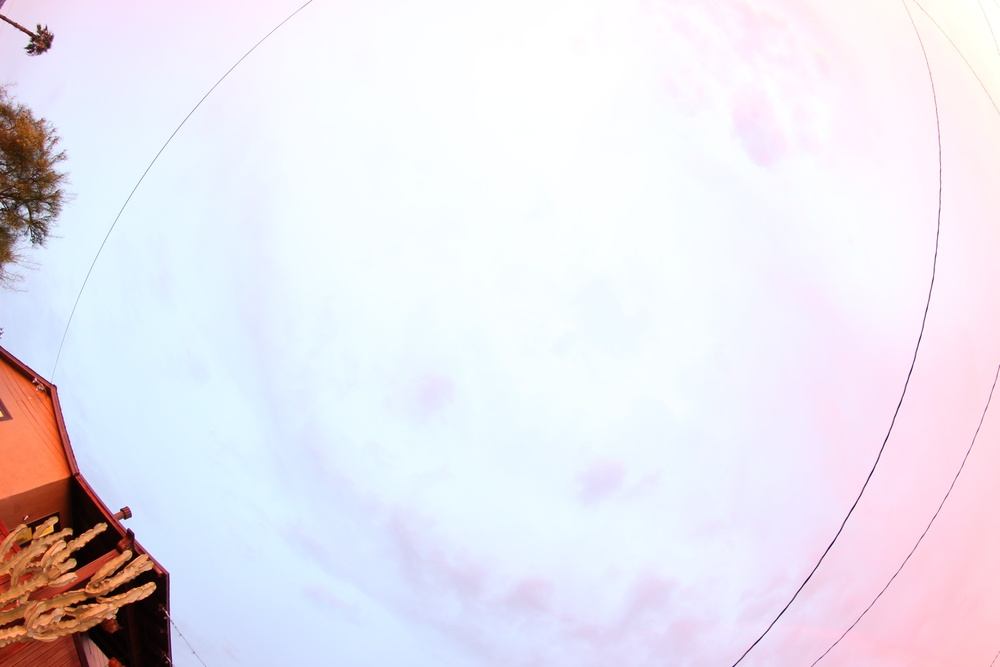
#> input picture test/xmap/IMG_7023.JPG, 1000 x 667 px, shrunk from 5184 x 3456 before the run; its folder holds 2 pictures in this run
$ python test.py   (Python 2 division)
#> lines starting #> are read from the running program, lines starting #| are printed output that depends on the picture
import cv2
import random
import glob
import math
import numpy as np

jpgnamelist=glob.glob("./IMG_*.JPG")

#load list of images
imglist=[]

for name in jpgnamelist:
    img=cv2.imread(name)
#> img is the input picture: shape (667, 1000, 3); mean B, G, R 238.5, 229.1, 233.2
    imglist.append(img)

#determine the maximum width and height of all images
maxrows=0
maxcols=0
maxchannel=0
for img in imglist:
    rows,cols,channels=img.shape
    if maxrows<rows:
        maxrows=rows
    if maxcols<cols:
        maxcols=cols
    if maxchannel<channels:
        maxchannel=channels
#> this loop made 2 passes
#> (rows, cols, channels, maxrows, maxcols, maxchannel) on pass 1: (667, 1000, 3, 667, 1000, 3)
#> (rows, cols, channels) on pass 2: (667, 1000, 3)
#> after the loop, maxchannel = 3; maxcols = 1000; maxrows = 667

#make an empty image big enough to fit all images
coldims=math.ceil(math.sqrt(len(imglist)))
#> coldims = 2
collage=np.zeros((coldims*maxrows,coldims*maxcols,maxchannel))

print collage.shape
#| (1334, 2000, 3)

#stamp in images one at a time
for x in range(int(coldims)):
    for y in range(int(coldims)):
        if len(imglist)==0:
            break

        xidx=x*maxrows
        yidx=y*maxcols
        imgidx=random.randrange(0,len(imglist))
        img=imglist.pop(imgidx)
        rows,cols,chans=img.shape

        x0=xidx
        x1=xidx+rows
        y0=yidx
        y1=yidx+cols

        print x0,x1,y0,y1

        collage[x0:x1,y0:y1,:]=img
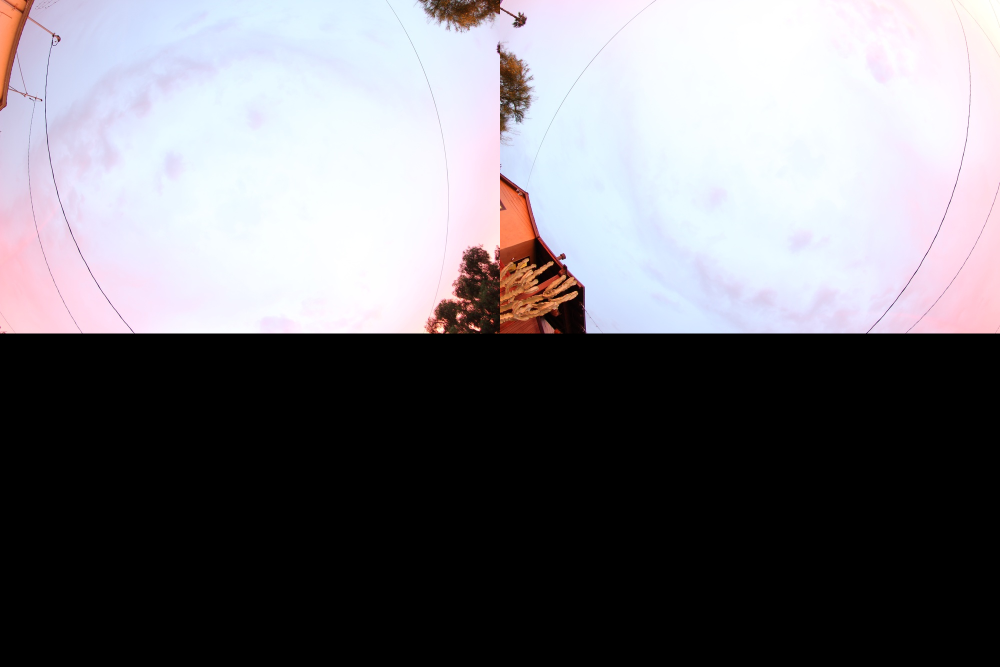
#> collage: shape (1334, 2000, 3) float64 (shown at 1/2 size); mean B, G, R 119.6, 114.1, 116

collage=cv2.imwrite("test.jpg",collage)
